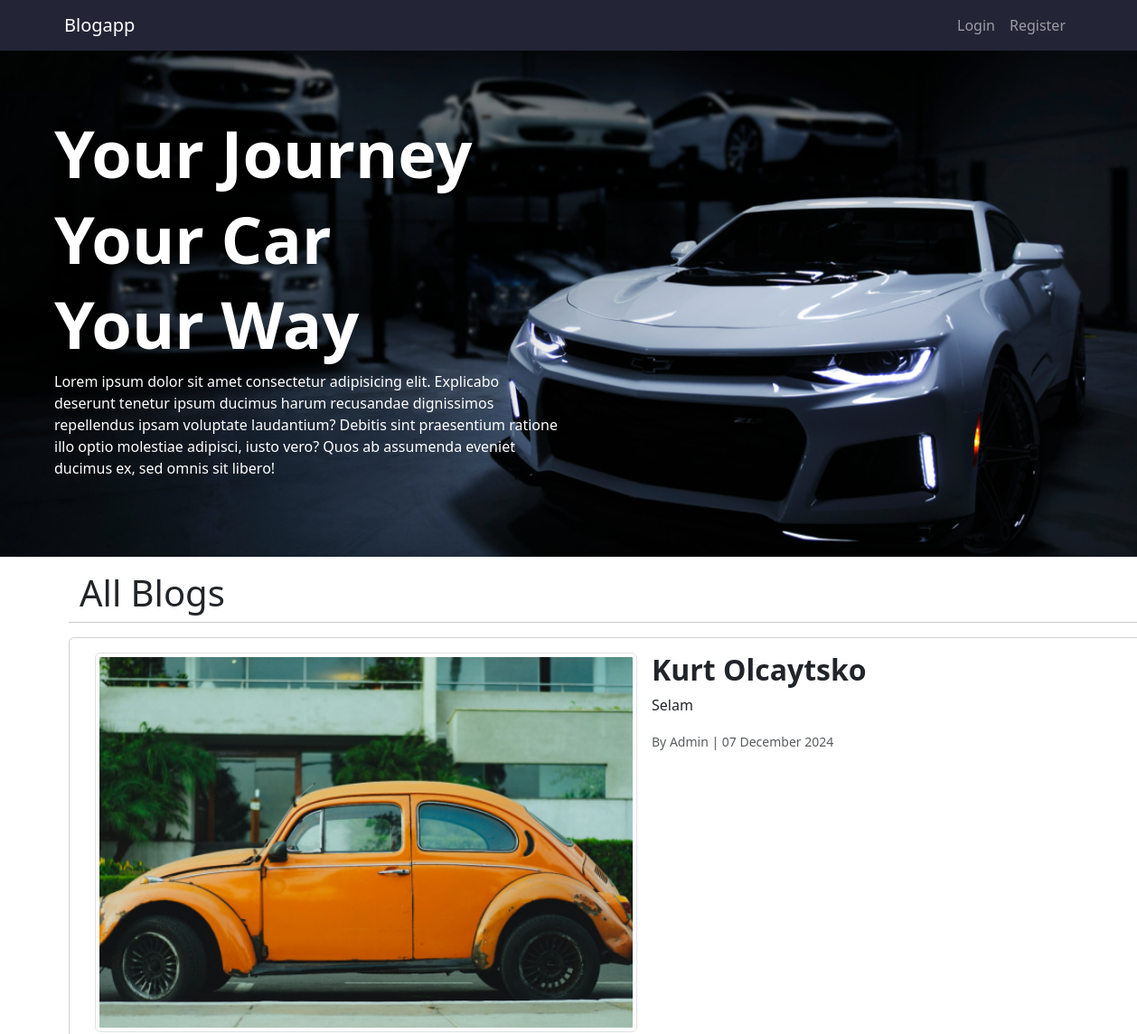
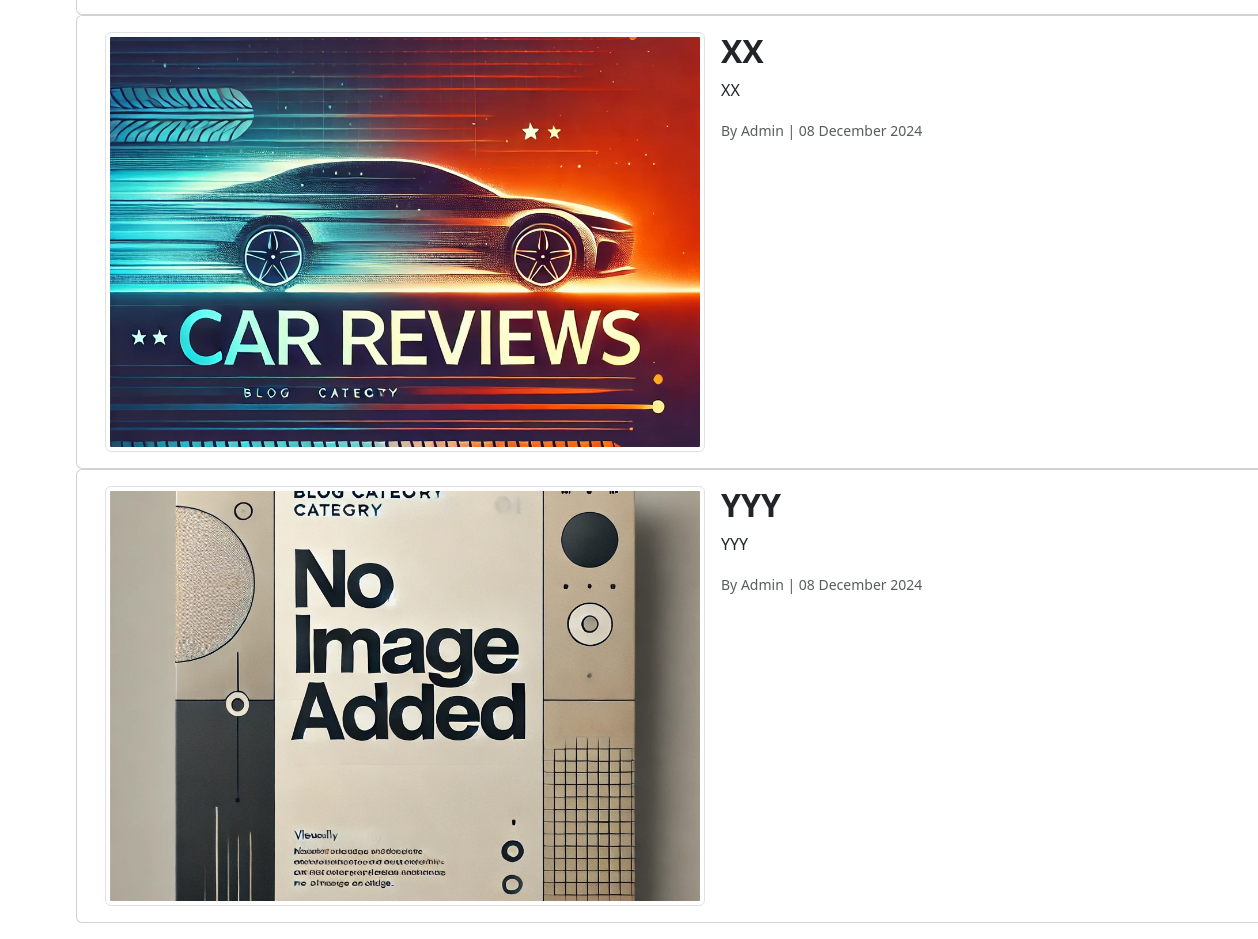
The app's page /blogs, older data (2 pictures, top to bottom).
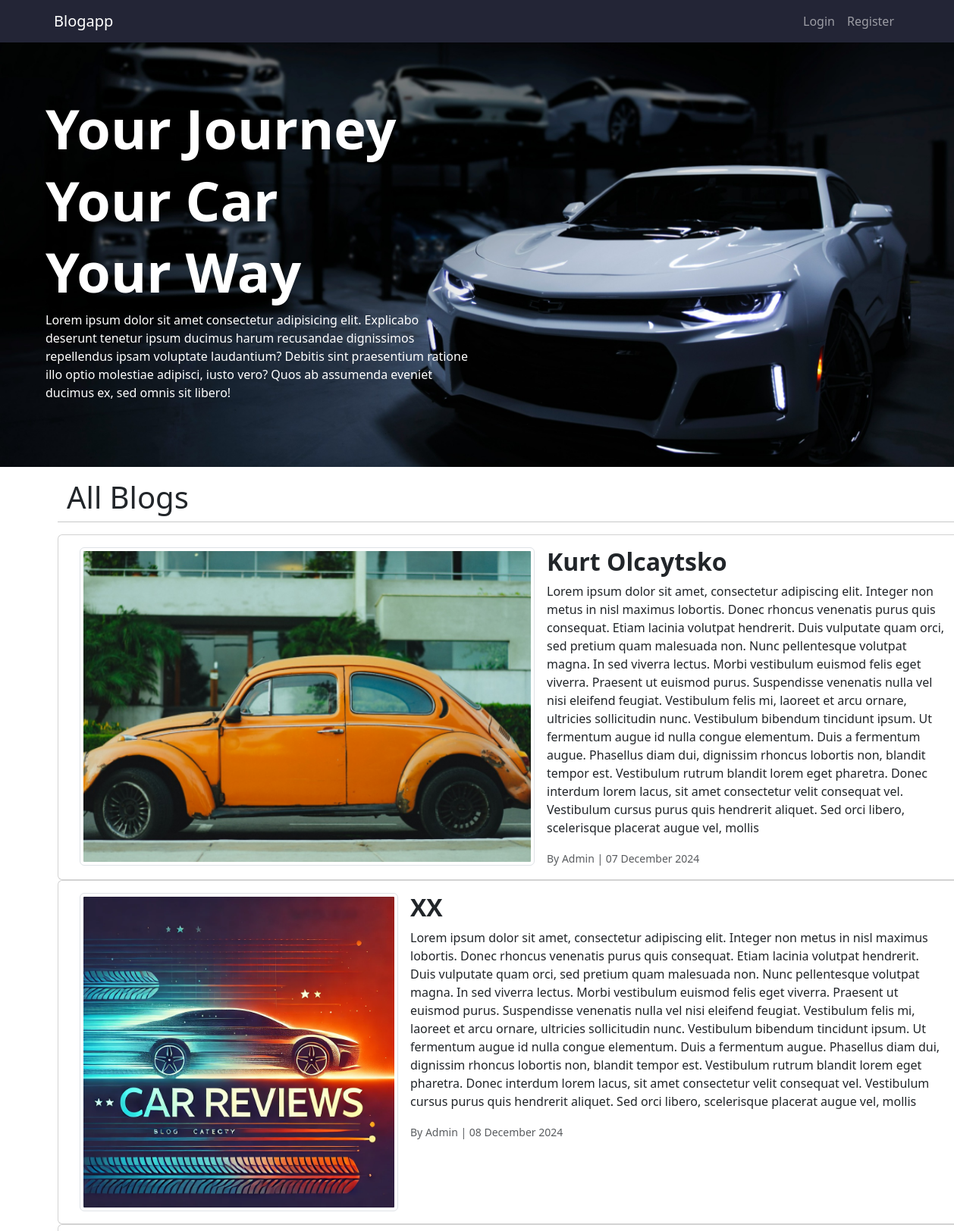
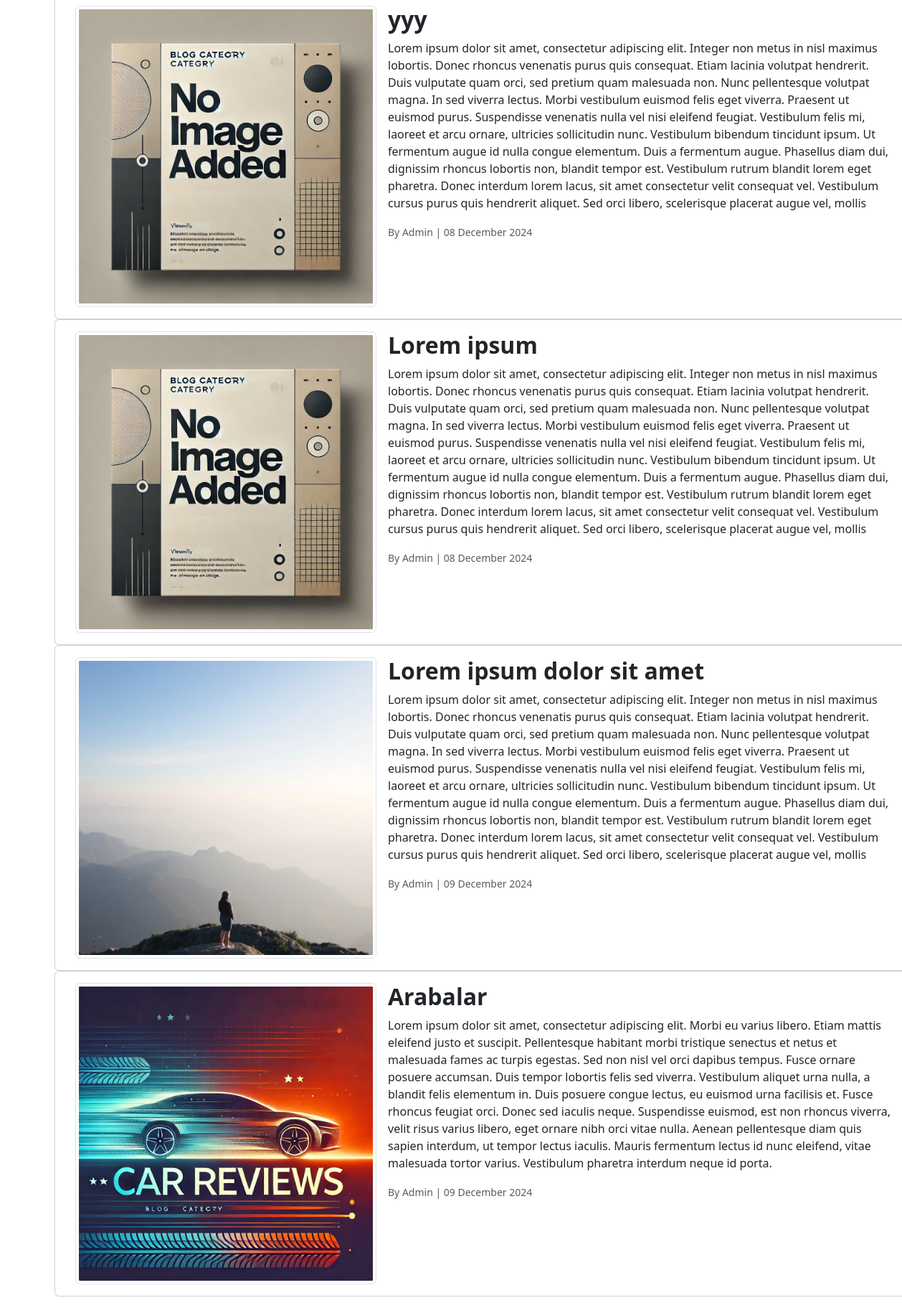
The same page, newer data (2 pictures, top to bottom).
### blog/models.py (models this page shows, shortened)
class Blog(models.Model):
    title = models.CharField(max_length=200)
    image = models.ImageField(default="fallback.webp", blank=True,upload_to="blogs")
    description = RichTextField()
    is_active = models.BooleanField(default = False)
    is_home = models.BooleanField(default = False)
    slug = models.SlugField(null=False, blank=True, unique=True, db_index=True, editable = False)
    categories = models.ManyToManyField(Category, blank = True)
    blog_date = models.DateTimeField(auto_now_add=True)
    author = models.ForeignKey(User, on_delete=models.CASCADE, default=1)
    likes = models.ManyToManyField(User, related_name='blogpost_like')

### blog/views.py (the view)
# urls.py: path('blogs', views.blogs, name='blogs'),
def blogs(request):
    context = {
        "blogs": Blog.objects.filter(is_active=True),
        "categories": Category.objects.all()
    }
    return render(request, 'blog/blogs.html', context)

### blog/templates/blog/blogs.html (shortened to what this page needs)
{%extends 'base.html'%}
{% block content %}
{% include 'blog/partials/_cover.html' %}
<div class="container-fluid mx-5">
    <div class="row m-3">
            <h1>All Blogs</h1>
            <hr>
            {% if blogs|length > 0 %}
                {% for blog in blogs %}
                    {% if blog.is_active %}
                        {% include 'blog/partials/_blogscard.html' %}
                    {% endif %}
                {% endfor %}
            {% else %}
                <div class="alert alert-warning">Hiç blog bulunamadı.</div>
            {% endif %}
    </div>
</div>
{% endblock %}

### templates/base.html (shortened to what this page needs)
{% load static%}
<!DOCTYPE html>
<html lang="en">
  <head>
    <link rel="stylesheet" href="{% static 'css/bootstrap.min.css' %}" />
    <link rel="stylesheet" href="{% static 'css/base.css' %}" />
    <link rel="stylesheet" href="https://cdnjs.cloudflare.com/ajax/libs/font-awesome/4.7.0/css/font-awesome.min.css">
  </head>
  <body>
    {% include 'partials/_navbar.html' %}
    {% block content %} {% endblock %}
  </body>
</html>

### templates/partials/_navbar.html
<nav class="navbar navbar-dark navbar-expand-lg navbar-expand-md navbarbgdark">
  <div class="container">
    <a class="navbar-brand" href="{% url 'home'%}">Blogapp</a>
    <ul class="navbar-nav ms-auto">
      {% if user.is_authenticated %}
      <li class="nav-item">
        <a class="nav-link" href="{% url 'home'%}">Home</a>
      </li>
      <li class="nav-item">
        <a class="nav-link" href="{% url 'blogs'%}">Blogs</a>
      </li>
      <li class="nav-item">
        <a class="nav-link" href="{% url 'logout'%}">Logout</a>
      </li>
      <li class="nav-item">
        <a class="nav-link" href="">Welcome, {{user.username | capfirst}}</a>
      </li>
      {% else %}
      <li class="nav-item">
        <a class="nav-link" href="{% url 'login'%}">Login</a>
      </li>
      <li class="nav-item">
        <a class="nav-link" href="{% url 'register'%}">Register</a>
      </li>
      {% endif %}
    </ul>
  </div>
</nav>

### blog/templates/blog/partials/_cover.html
{%load static%}
<div class="container-fluid p-0">
    <div class="cover d-flex align-items-center justify-content-center text-white">
        <img src="static/blog/img/Rectangle 3.png" alt="Cover" class="img-fluid w-100 cover">
        <div class="row position-absolute mx-5">
        <div class="cover-text col-lg-6 col-sm-12 bg-blue">
            <h1 class="display-2 fw-bold text-white">Your Journey</h1>
            <h1 class="display-2 fw-bold text-white">Your Car</h1>
            <h1 class="display-2 fw-bold text-white">Your Way</h1>
            <p> Lorem ipsum dolor sit amet consectetur adipisicing elit. Explicabo deserunt tenetur ipsum ducimus harum recusandae dignissimos repellendus ipsam voluptate laudantium? Debitis sint praesentium ratione illo optio molestiae adipisci, iusto vero? Quos ab assumenda eveniet ducimus ex, sed omnis sit libero! </p>
        </div>
        <div class="col-lg-6"></div>
        </div>
    </div>
</div>

### blog/templates/blog/partials/_blogscard.html
{% load static %}
<div class="card">
  <div class="card-body d-flex">
    <img src="{{ blog.image.url }}" class="img-thumbnail me-3" alt="Blog Image" style="width: 600px; height: 420px; object-fit: cover;">
    <div>
      <h2 class="card-title fw-bold">
        <a href="{% url 'blog_details' blog.slug %}" class="text-decoration-none text-dark">{{ blog.title }}</a>
      </h2>
      <p class="card-text">
        {{ blog.description | striptags | safe | slice:"0:900" }}
      </p>
      <p class="card-text">
        <small class="text-muted">
          By {{ blog.author | title }} | {{ blog.blog_date | date:"d F Y" }}
        </small>
      </p>
    </div>
  </div>
</div>

### static/css/base.css (style rules this page uses)
.navbarbgdark { background-color: #232536; }
.cover { height: 20vh; object-fit: cover; position: relative; height: 70vh; }

Row changes from the older to the newer data that the page shows:
changed Blog "Kurt Olcaytsko": description "Selam" → "Lorem ipsum dolor sit amet, consectetur adipiscing elit. Integer non metus in nisl maximus lobortis. Donec rhoncus venenatis purus quis consequat. Etiam lacinia volutpat hendrerit. Duis vulputate quam orci, sed pretium quam malesuada non. Nunc pellentesque volutpat magna. In sed viverra lectus. Morbi vestibulum euismod felis eget viverra. Praesent ut euismod purus. Suspendisse venenatis nulla vel nisi eleifend feugiat. Vestibulum felis mi, laoreet et arcu ornare, ultricies sollicitudin nunc. Vestibulum bibendum tincidunt ipsum. Ut fermentum augue id nulla congue elementum. Duis a fermentum augue. Phasellus diam dui, dignissim rhoncus lobortis non, blandit tempor est. Vestibulum rutrum…"
changed Blog "XX": description "XX" → "Lorem ipsum dolor sit amet, consectetur adipiscing elit. Integer non metus in nisl maximus lobortis. Donec rhoncus venenatis purus quis consequat. Etiam lacinia volutpat hendrerit. Duis vulputate quam orci, sed pretium quam malesuada non. Nunc pellentesque volutpat magna. In sed viverra lectus. Morbi vestibulum euismod felis eget viverra. Praesent ut euismod purus. Suspendisse venenatis nulla vel nisi eleifend feugiat. Vestibulum felis mi, laoreet et arcu ornare, ultricies sollicitudin nunc. Vestibulum bibendum tincidunt ipsum. Ut fermentum augue id nulla congue elementum. Duis a fermentum augue. Phasellus diam dui, dignissim rhoncus lobortis non, blandit tempor est. Vestibulum rutrum…"
changed Blog: title "YYY" → "yyy"; description "YYY" → "Lorem ipsum dolor sit amet, consectetur adipiscing elit. Integer non metus in nisl maximus lobortis. Donec rhoncus venenatis purus quis consequat. Etiam lacinia volutpat hendrerit. Duis vulputate quam orci, sed pretium quam malesuada non. Nunc pellentesque volutpat magna. In sed viverra lectus. Morbi vestibulum euismod felis eget viverra. Praesent ut euismod purus. Suspendisse venenatis nulla vel nisi eleifend feugiat. Vestibulum felis mi, laoreet et arcu ornare, ultricies sollicitudin nunc. Vestibulum bibendum tincidunt ipsum. Ut fermentum augue id nulla congue elementum. Duis a fermentum augue. Phasellus diam dui, dignissim rhoncus lobortis non, blandit tempor est. Vestibulum rutrum…"
added Blog: image (picture), title "Lorem ipsum", description "Lorem ipsum dolor sit amet, consectetur adipiscing elit. Integer non metus in nisl maximus lobortis. Donec rhoncus venenatis purus quis consequat. Etiam lacinia volutpat hendrerit. Duis vulputate quam orci, sed pretium quam malesuada non. Nunc pellentesque volutpat magna. In sed viverra lectus. Morbi vestibulum euismod felis eget viverra. Praesent ut euismod purus. Suspendisse venenatis nulla vel nisi eleifend feugiat. Vestibulum felis mi, laoreet et arcu ornare, ultricies sollicitudin nunc. Vestibulum bibendum tincidunt ipsum. Ut fermentum augue id nulla congue elementum. Duis a fermentum augue. Phasellus diam dui, dignissim rhoncus lobortis non, blandit tempor est. Vestibulum rutrum…", author "Admin", blog_date "08 December 2024"
added Blog: image (picture), title "Lorem ipsum dolor sit amet", description "Lorem ipsum dolor sit amet, consectetur adipiscing elit. Integer non metus in nisl maximus lobortis. Donec rhoncus venenatis purus quis consequat. Etiam lacinia volutpat hendrerit. Duis vulputate quam orci, sed pretium quam malesuada non. Nunc pellentesque volutpat magna. In sed viverra lectus. Morbi vestibulum euismod felis eget viverra. Praesent ut euismod purus. Suspendisse venenatis nulla vel nisi eleifend feugiat. Vestibulum felis mi, laoreet et arcu ornare, ultricies sollicitudin nunc. Vestibulum bibendum tincidunt ipsum. Ut fermentum augue id nulla congue elementum. Duis a fermentum augue. Phasellus diam dui, dignissim rhoncus lobortis non, blandit tempor est. Vestibulum rutrum…", author "Admin", blog_date "09 December 2024"
added Blog: image (picture), title "Arabalar", description "Lorem ipsum dolor sit amet, consectetur adipiscing elit. Morbi eu varius libero. Etiam mattis eleifend justo et suscipit. Pellentesque habitant morbi tristique senectus et netus et malesuada fames ac turpis egestas. Sed non nisl vel orci dapibus tempus. Fusce ornare posuere accumsan. Duis tempor lobortis felis sed viverra. Vestibulum aliquet urna nulla, a blandit felis elementum in. Duis posuere congue lectus, eu euismod urna facilisis et. Fusce rhoncus feugiat orci. Donec sed iaculis neque. Suspendisse euismod, est non rhoncus viverra, velit risus varius libero, eget ornare nibh orci vitae nulla. Aenean pellentesque diam quis sapien interdum, ut tempor lectus iaculis. Mauris fermentum…", author "Admin", blog_date "09 December 2024"
